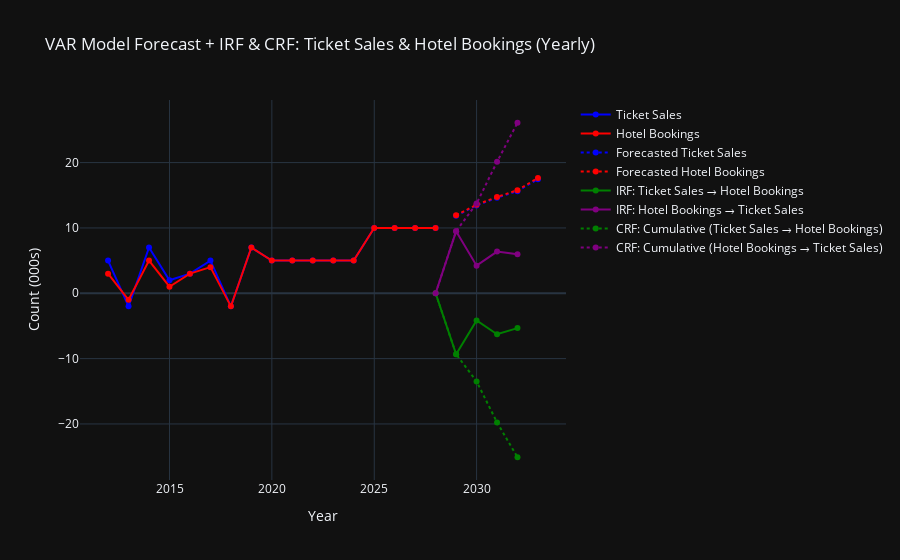

This figure's notebook cell:
### Code cell
##VAR Model with Forecast, Impulse Response Function - IRF (Short-term effect of shocks.) & CRF (Total accumulated effect)
import numpy as np
import pandas as pd
import plotly.graph_objects as go
from statsmodels.tsa.api import VAR

# Create a dataset (Extended to multiple years)
data = {
    "Ticket_Sales": [50, 55, 53, 60, 62, 65, 70, 68, 75, 80, 85, 90, 95, 100, 110, 120, 130, 140],
    "Hotel_Bookings": [30, 33, 32, 37, 38, 41, 45, 43, 50, 55, 60, 65, 70, 75, 85, 95, 105, 115]
}
df = pd.DataFrame(data, index=pd.date_range(start="2010", periods=len(data["Ticket_Sales"]), freq="Y"))

# Check for stationarity and apply differencing if needed
df = df.diff().dropna()

# Fit the VAR model and let AIC select best lag order
model = VAR(df)
results = model.fit(ic="aic")

# Make a forecast for the next 5 years
forecast_steps = 5
last_values = df.values[-results.k_ar:]  # Use last `k_ar` observations
forecast_array = results.forecast(last_values, steps=forecast_steps)

# Convert forecast to DataFrame
forecast = pd.DataFrame(forecast_array, columns=df.columns)

# Extend the index for forecasting (Yearly steps)
future_dates = pd.date_range(start=df.index[-1] + pd.DateOffset(years=1), periods=forecast_steps, freq="Y")
forecast.index = future_dates

# Compute Impulse Response Function (IRF)
irf = results.irf(5)  # Show 5 years of IRF
irf_ticket_to_hotel = irf.irfs[:, 1, 0]  # Shock in Ticket Sales → Effect on Hotel Bookings
irf_hotel_to_ticket = irf.irfs[:, 0, 1]  # Shock in Hotel Bookings → Effect on Ticket Sales

# Compute Cumulative Response Function (CRF)
crf_ticket_to_hotel = np.cumsum(irf_ticket_to_hotel)
crf_hotel_to_ticket = np.cumsum(irf_hotel_to_ticket)

# Create an interactive Plotly plot
fig = go.Figure()

# Add original data
fig.add_trace(go.Scatter(x=df.index, y=df["Ticket_Sales"], mode='lines+markers', name='Ticket Sales', line=dict(color='blue')))
fig.add_trace(go.Scatter(x=df.index, y=df["Hotel_Bookings"], mode='lines+markers', name='Hotel Bookings', line=dict(color='red')))

# Add forecasted values
fig.add_trace(go.Scatter(x=forecast.index, y=forecast["Ticket_Sales"], mode='lines+markers', name='Forecasted Ticket Sales', line=dict(dash='dot', color='blue')))
fig.add_trace(go.Scatter(x=forecast.index, y=forecast["Hotel_Bookings"], mode='lines+markers', name='Forecasted Hotel Bookings', line=dict(dash='dot', color='red')))

# Add IRF (Impulse Response Function)
fig.add_trace(go.Scatter(y=irf_ticket_to_hotel, x=[f"{df.index[-1].year + i}" for i in range(1, 6)],
                         mode='lines+markers', name="IRF: Ticket Sales → Hotel Bookings", line=dict(color='green')))
fig.add_trace(go.Scatter(y=irf_hotel_to_ticket, x=[f"{df.index[-1].year + i}" for i in range(1, 6)],
                         mode='lines+markers', name="IRF: Hotel Bookings → Ticket Sales", line=dict(color='purple')))

# Add CRF (Cumulative Response Function)
fig.add_trace(go.Scatter(y=crf_ticket_to_hotel, x=[f"{df.index[-1].year + i}" for i in range(1, 6)],
                         mode='lines+markers', name="CRF: Cumulative (Ticket Sales → Hotel Bookings)", line=dict(dash='dot', color='green')))
fig.add_trace(go.Scatter(y=crf_hotel_to_ticket, x=[f"{df.index[-1].year + i}" for i in range(1, 6)],
                         mode='lines+markers', name="CRF: Cumulative (Hotel Bookings → Ticket Sales)", line=dict(dash='dot', color='purple')))

# Layout settings
fig.update_layout(title="VAR Model Forecast + IRF & CRF: Ticket Sales & Hotel Bookings (Yearly)",
                  xaxis_title="Year",
                  yaxis_title="Count (000s)",
                  template="plotly_dark",
                  hovermode="x")

# Show the interactive plot
fig.show()

### Figure 1 — Plotly figure (JSON) as saved in the notebook; plotly's stock layout.template omitted (floating-point values rounded to 4 significant figures)
{"data": [{"line": {"color": "blue"}, "mode": "lines+markers", "name": "Ticket Sales", "type": "scatter", "x": ["2011-12-31T00:00:00", "2012-12-31T00:00:00", "2013-12-31T00:00:00", "2014-12-31T00:00:00", "2015-12-31T00:00:00", "2016-12-31T00:00:00", "2017-12-31T00:00:00", "2018-12-31T00:00:00", "2019-12-31T00:00:00", "2020-12-31T00:00:00", "2021-12-31T00:00:00", "2022-12-31T00:00:00", "2023-12-31T00:00:00", "2024-12-31T00:00:00", "2025-12-31T00:00:00", "2026-12-31T00:00:00", "2027-12-31T00:00:00"], "y": [5, -2, 7, 2, 3, 5, -2, 7, 5, 5, 5, 5, 5, 10, 10, 10, 10]}, {"line": {"color": "red"}, "mode": "lines+markers", "name": "Hotel Bookings", "type": "scatter", "x": ["2011-12-31T00:00:00", "2012-12-31T00:00:00", "2013-12-31T00:00:00", "2014-12-31T00:00:00", "2015-12-31T00:00:00", "2016-12-31T00:00:00", "2017-12-31T00:00:00", "2018-12-31T00:00:00", "2019-12-31T00:00:00", "2020-12-31T00:00:00", "2021-12-31T00:00:00", "2022-12-31T00:00:00", "2023-12-31T00:00:00", "2024-12-31T00:00:00", "2025-12-31T00:00:00", "2026-12-31T00:00:00", "2027-12-31T00:00:00"], "y": [3, -1, 5, 1, 3, 4, -2, 7, 5, 5, 5, 5, 5, 10, 10, 10, 10]}, {"line": {"color": "blue", "dash": "dot"}, "mode": "lines+markers", "name": "Forecasted Ticket Sales", "type": "scatter", "x": ["2028-12-31T00:00:00", "2029-12-31T00:00:00", "2030-12-31T00:00:00", "2031-12-31T00:00:00", "2032-12-31T00:00:00"], "y": [11.85, 13.43, 14.62, 15.63, 17.46]}, {"line": {"color": "red", "dash": "dot"}, "mode": "lines+markers", "name": "Forecasted Hotel Bookings", "type": "scatter", "x": ["2028-12-31T00:00:00", "2029-12-31T00:00:00", "2030-12-31T00:00:00", "2031-12-31T00:00:00", "2032-12-31T00:00:00"], "y": [11.93, 13.56, 14.73, 15.78, 17.65]}, {"line": {"color": "green"}, "mode": "lines+markers", "name": "IRF: Ticket Sales → Hotel Bookings", "type": "scatter", "x": ["2028", "2029", "2030", "2031", "2032"], "y": [0, -9.328, -4.159, -6.276, -5.333, -6.605]}, {"line": {"color": "purple"}, "mode": "lines+markers", "name": "IRF: Hotel Bookings → Ticket Sales", "type": "scatter", "x": ["2028", "2029", "2030", "2031", "2032"], "y": [0, 9.506, 4.227, 6.383, 5.983, 7.164]}, {"line": {"color": "green", "dash": "dot"}, "mode": "lines+markers", "name": "CRF: Cumulative (Ticket Sales → Hotel Bookings)", "type": "scatter", "x": ["2028", "2029", "2030", "2031", "2032"], "y": [0, -9.328, -13.49, -19.76, -25.1, -31.7]}, {"line": {"color": "purple", "dash": "dot"}, "mode": "lines+markers", "name": "CRF: Cumulative (Hotel Bookings → Ticket Sales)", "type": "scatter", "x": ["2028", "2029", "2030", "2031", "2032"], "y": [0, 9.506, 13.73, 20.12, 26.1, 33.26]}], "layout": {"hovermode": "x", "title": {"text": "VAR Model Forecast + IRF & CRF: Ticket Sales & Hotel Bookings (Yearly)"}, "xaxis": {"title": {"text": "Year"}}, "yaxis": {"title": {"text": "Count (000s)"}}}}
